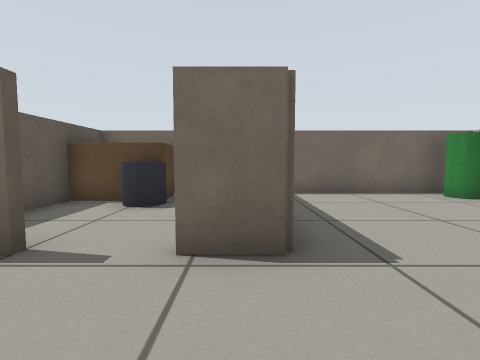
[1] (above)

16 first-person views from a walk through a world built for the Gazebo simulator. The camera is 0.51 m above the floor, tilts 4° down and sees 85° across. The floor is counted in squares, 0.5 m on a side. Each view is taken from the middle of a square. On the plan, view 1 faces up. The plan holds only what a view shows up to about 11 squares ahead; the rest is blank. The robots in the file are not drawn.

[2]
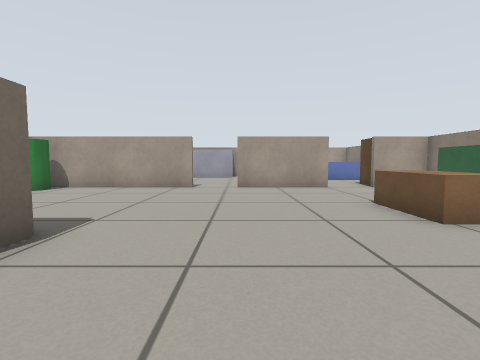

[3]
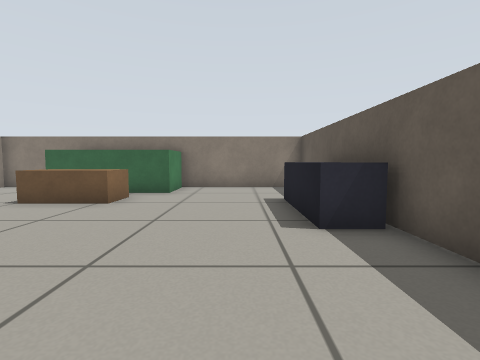

[4]
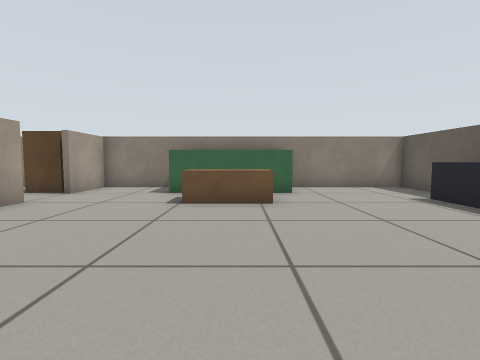

[5]
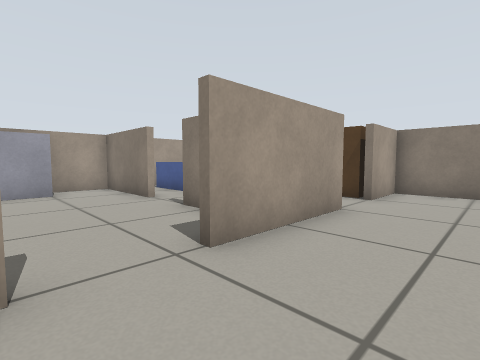

[6]
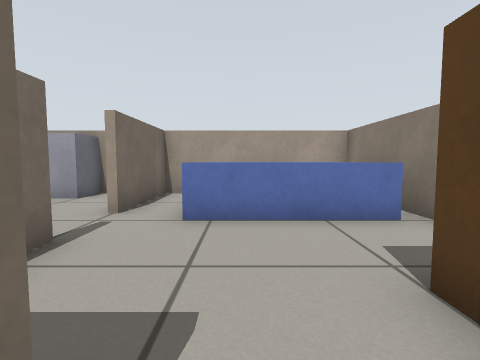

[7]
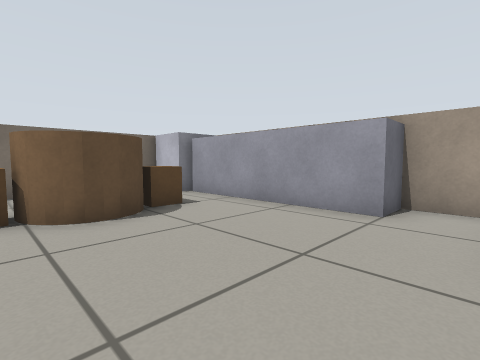

[8]
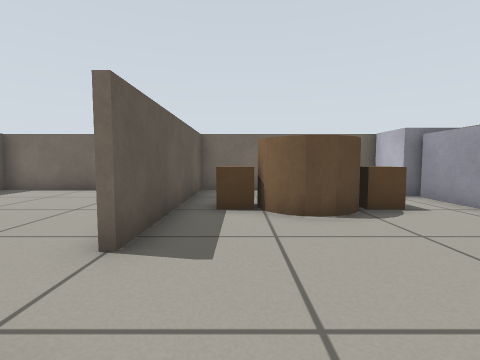

[9]
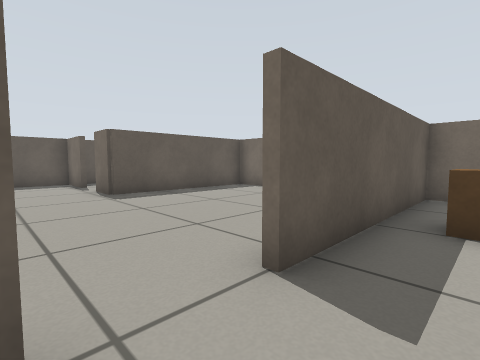

[10]
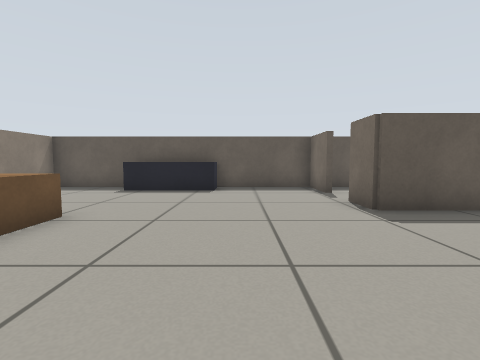

[11]
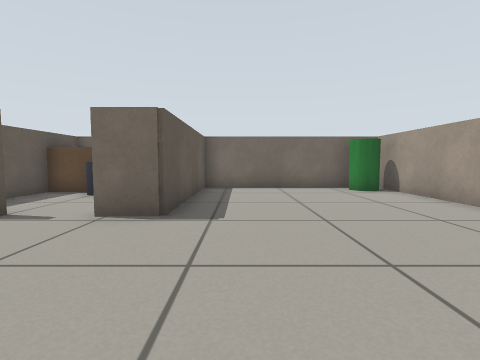

[12]
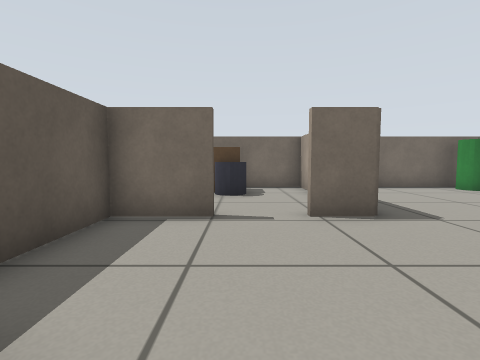

[13]
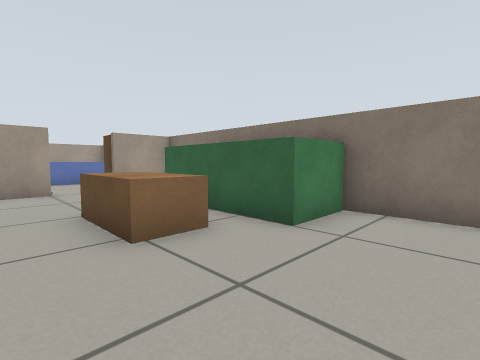

[14]
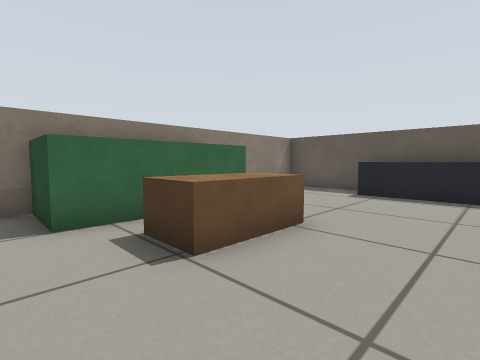

[15]
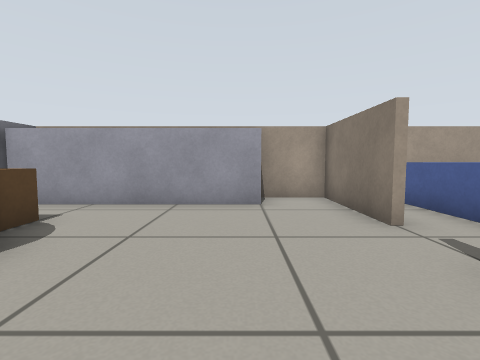

[16]
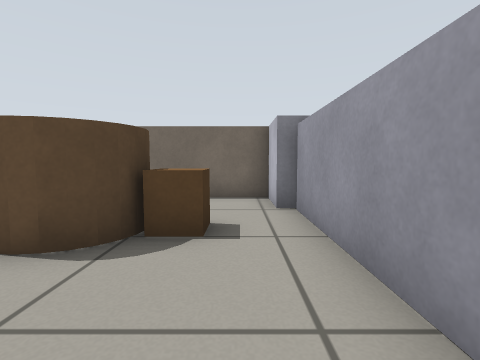

### Floor plan
Points are (right, up) in squares from view 1. A wall is a line through its corners. A room is listed if a view was taken in it or the views show most of it. See-through windows are left out.
Room 1 (views 1, 2, 3, 4, 5, 6, 10, 11, 12, 13, 14, 15)
walls: (7.4, -3.6) (7.4, 0.1); (7.4, 1.9) (7.4, 6.5); (10.4, -1.6) (9.9, -1.6); (-2.4, 2.8) (-4.4, 2.8) (-4.4, -7.4) (7.5, -7.4); (6.4, 8.4) (1, 8.4); (0.6, 8.5) (0.6, 2.8) (-0.8, 2.8); (8.5, 8.4) (7.5, 8.4); (15.5, -1.6) (12, -1.6); (15.4, -7.4) (15.4, -2)
ways out: opening at (7.5, 7.5) to room 2; opening at (8, 1) to room 2; opening at (11, -2) to room 2; opening at (-1.5, 3)
objects: dark grey box (-4, -4) to (-3, -1); green box (1, -7) to (4, -6); brown box (1, -4) to (3, -4); green cylinder (6, 7) to (7, 8); brown box (8, -7) to (9, -6); blue box (12, -7) to (15, -3)
Room 2 (views 7, 8, 9, 16)
walls: (7.6, 6.5) (7.6, 1.9); (13.9, 8.4) (8.5, 8.4); (12, -1.4) (15.5, -1.4); (9.6, -1.4) (10.4, -1.4); (15.4, -2) (15.4, 0.5) (14.2, 0.5) (14.2, 6.5)
ways out: opening at (7.5, 7.5) to room 1; opening at (8, 1) to room 1; opening at (11, -2) to room 1
objects: brown box (9, 5); brown cylinder (10, 4) to (11, 5); brown box (12, 5); white box (14, 7) to (15, 8)

Positions as (right, up) in squares from view 1, and headings:
1: (0, 0), facing up
2: (-3, 0), facing right
3: (-2, 3), facing down
4: (2, 3), facing down
5: (5, 2), facing down-right
6: (7, -4), facing right
7: (9, -1), facing up-right
8: (9, -1), facing up
9: (9, 0), facing up-left
10: (6, 0), facing left
11: (2, -2), facing up
12: (-2, -2), facing up
13: (-2, -2), facing down-right
14: (5, -1), facing down-left
15: (8, 1), facing right
16: (13, 1), facing up
